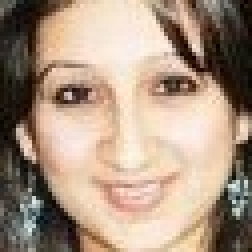
#> input picture allactors/ALISHA_SHARMA/13.jpg.jpg, 63 x 63 px (shown 4 times larger); its folder holds only this picture in this run
$ python face_recognition.py
#> lines starting #> are read from the running program, lines starting #| are printed output that depends on the picture
import cv2
import numpy as np
from os import listdir
import sys, time


def cropImage(img, box, name):
    [p, q, r, s] = box
    # crop and save the image provided with the co-ordinates of bounding box
    write_img_color = img[q:q + s, p:p + r]
    saveCropped(write_img_color, name)


# save the cropped image at specified location
def saveCropped(img, name):
    cv2.imwrite(output_path + name + ".jpg", img)


def get_images(path, size):
    '''
    path: path to a folder which contains subfolders of for each subject/person
        which in turn cotains pictures of subjects/persons.

    size: a tuple to resize images.
        Ex- (256, 256)
    '''
#> called with path = 'allactors/', size = (256, 256)
    sub = 0
    images, labels = [], []
    people = []

    for subdir in listdir(path):
        for image in listdir(path + "/" + subdir):
            # print(subdir, images)
            img = cv2.imread(path + "/" + subdir + "/" + image, cv2.IMREAD_GRAYSCALE)
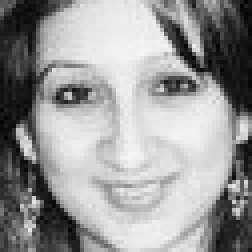
#> img: shape (63, 63) (shown 4 times larger); min 3, max 246, mean 152.9
            img = cv2.resize(img, size)
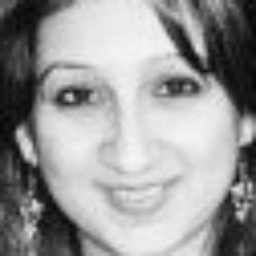
#> img: shape (256, 256); min 5, max 246, mean 152.8

            images.append(np.asarray(img, dtype=np.uint8))
            labels.append(sub)

            # cv2.waitKey(10)

        people.append(subdir)
        sub += 1
        print(people)
#> pass 2 of the loop in get_images, `for subdir in listdir(path):`:
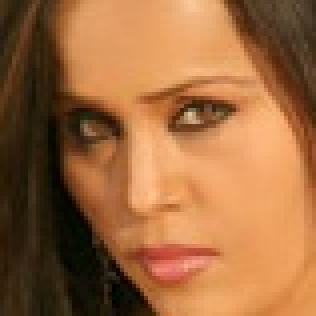
#> input picture allactors/AMISHA_BASNET/13.jpg.jpg, 79 x 79 px (shown 4 times larger)
#> in get_images, `img = cv2.imread(path + "/" + subdir + "/" + image, cv2.IMREAD_GRAYSCA..`:
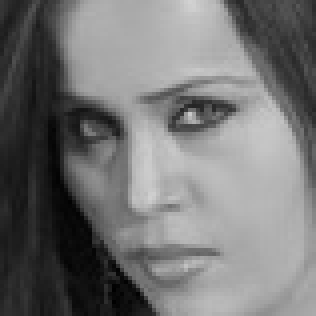
#> img: shape (79, 79) (shown 4 times larger); min 0, max 210, mean 115.9
#> pass 3 of the loop in get_images, `for subdir in listdir(path):`:
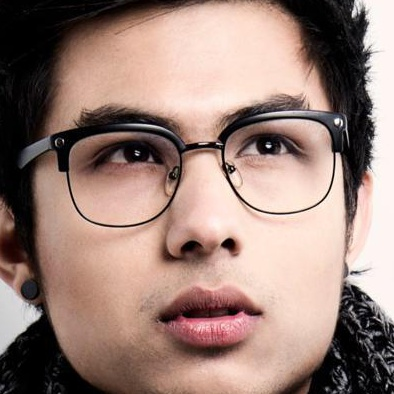
#> input picture allactors/ANMOL_KC/10624736_10152512480069639_8482444376231468449_n.jpg.jpg, 394 x 394 px
#> in get_images, `img = cv2.imread(path + "/" + subdir + "/" + image, cv2.IMREAD_GRAYSCA..`:
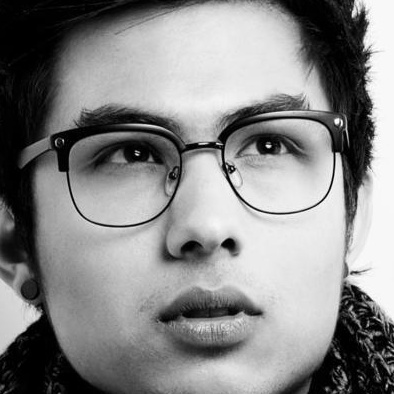
#> img: shape (394, 394); min 0, max 255, mean 135.7
#> in get_images, `img = cv2.resize(img, size)`:
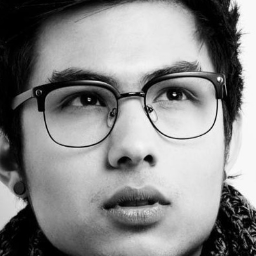
#> img: shape (256, 256); min 0, max 252, mean 135.6
#| ['ALISHA_SHARMA', 'AMISHA_BASNET', 'ANMOL_KC']
    return [images, labels, people]


if __name__ == "__main__":

    inputfiles = 'allactors/'
    outputfiles = 'tests'
    [images, labels, people] = get_images(inputfiles, (256, 256))
    # print([images, labels])

    labels = np.asarray(labels, dtype=np.int32)

    # initializing eigen_model and training
    print("Initializing eigen FaceRecognizer and training...")
    sttime = time.clock()
#> (the run stopped early here; a loop or call above may not have finished)
